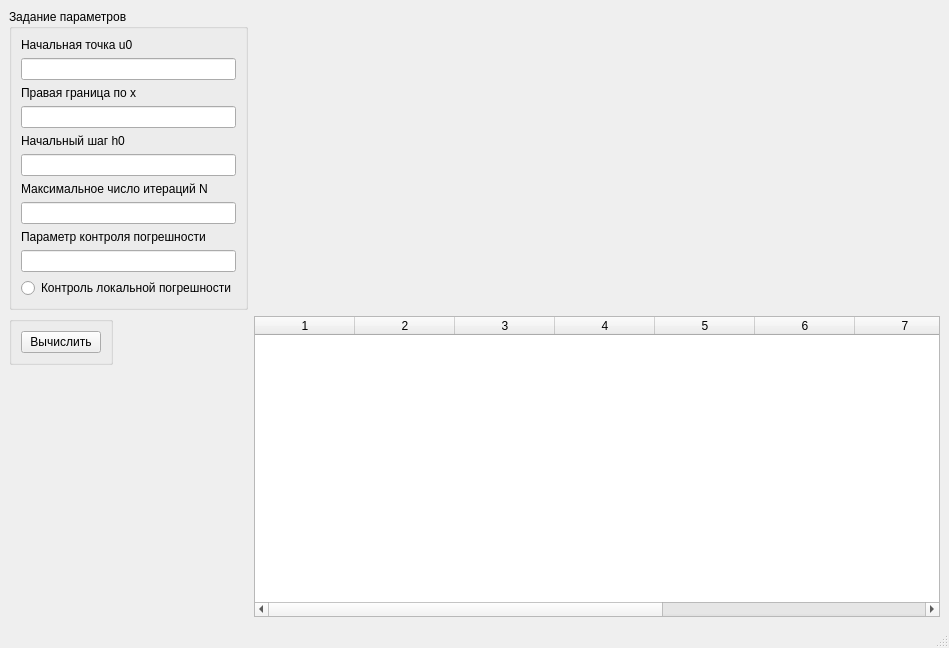
<?xml version="1.0" encoding="UTF-8"?>
<ui version="4.0">
 <class>MainWindow</class>
 <widget class="QMainWindow" name="MainWindow">
  <property name="geometry">
   <rect>
    <x>0</x>
    <y>0</y>
    <width>949</width>
    <height>648</height>
   </rect>
  </property>
  <property name="sizePolicy">
   <sizepolicy hsizetype="Preferred" vsizetype="Preferred">
    <horstretch>0</horstretch>
    <verstretch>0</verstretch>
   </sizepolicy>
  </property>
  <property name="minimumSize">
   <size>
    <width>0</width>
    <height>0</height>
   </size>
  </property>
  <property name="windowTitle">
   <string>MainWindow</string>
  </property>
  <widget class="QWidget" name="centralwidget">
   <layout class="QHBoxLayout" name="horizontalLayout">
    <item>
     <layout class="QVBoxLayout" name="verticalLayout">
      <item>
       <widget class="QGroupBox" name="groupBox">
        <property name="sizePolicy">
         <sizepolicy hsizetype="Fixed" vsizetype="Preferred">
          <horstretch>0</horstretch>
          <verstretch>0</verstretch>
         </sizepolicy>
        </property>
        <property name="title">
         <string>Задание параметров</string>
        </property>
        <layout class="QVBoxLayout" name="verticalLayout_3">
         <item>
          <widget class="QLabel" name="label">
           <property name="text">
            <string>Начальная точка u0</string>
           </property>
          </widget>
         </item>
         <item>
          <widget class="QLineEdit" name="lineEditU0"/>
         </item>
         <item>
          <widget class="QLabel" name="label_2">
           <property name="text">
            <string>Правая граница по x</string>
           </property>
          </widget>
         </item>
         <item>
          <widget class="QLineEdit" name="lineEditXb"/>
         </item>
         <item>
          <widget class="QLabel" name="label_4">
           <property name="text">
            <string>Начальный шаг h0</string>
           </property>
          </widget>
         </item>
         <item>
          <widget class="QLineEdit" name="lineEditH0"/>
         </item>
         <item>
          <widget class="QLabel" name="label_3">
           <property name="text">
            <string>Максимальное число итераций N</string>
           </property>
          </widget>
         </item>
         <item>
          <widget class="QLineEdit" name="lineEditN"/>
         </item>
         <item>
          <widget class="QLabel" name="label_5">
           <property name="text">
            <string>Параметр контроля погрешности</string>
           </property>
          </widget>
         </item>
         <item>
          <widget class="QLineEdit" name="lineEditEPS"/>
         </item>
         <item>
          <widget class="QRadioButton" name="radioButtonCtrlLP">
           <property name="text">
            <string>Контроль локальной погрешности</string>
           </property>
          </widget>
         </item>
        </layout>
       </widget>
      </item>
      <item>
       <widget class="QGroupBox" name="groupBox_2">
        <property name="sizePolicy">
         <sizepolicy hsizetype="Fixed" vsizetype="Preferred">
          <horstretch>0</horstretch>
          <verstretch>0</verstretch>
         </sizepolicy>
        </property>
        <property name="title">
         <string/>
        </property>
        <layout class="QVBoxLayout" name="verticalLayout_4">
         <item>
          <widget class="QPushButton" name="pushButtonRun">
           <property name="sizePolicy">
            <sizepolicy hsizetype="Expanding" vsizetype="Fixed">
             <horstretch>0</horstretch>
             <verstretch>0</verstretch>
            </sizepolicy>
           </property>
           <property name="text">
            <string>Вычислить</string>
           </property>
          </widget>
         </item>
        </layout>
       </widget>
      </item>
      <item>
       <spacer name="verticalSpacer">
        <property name="orientation">
         <enum>Qt::Vertical</enum>
        </property>
        <property name="sizeHint" stdset="0">
         <size>
          <width>20</width>
          <height>40</height>
         </size>
        </property>
       </spacer>
      </item>
     </layout>
    </item>
    <item>
     <layout class="QVBoxLayout" name="verticalLayout_2">
      <property name="sizeConstraint">
       <enum>QLayout::SetDefaultConstraint</enum>
      </property>
      <item>
       <widget class="QCustomPlot" name="graph" native="true">
        <property name="sizePolicy">
         <sizepolicy hsizetype="MinimumExpanding" vsizetype="Expanding">
          <horstretch>0</horstretch>
          <verstretch>0</verstretch>
         </sizepolicy>
        </property>
        <property name="minimumSize">
         <size>
          <width>250</width>
          <height>250</height>
         </size>
        </property>
        <property name="baseSize">
         <size>
          <width>0</width>
          <height>0</height>
         </size>
        </property>
        <property name="autoFillBackground">
         <bool>false</bool>
        </property>
       </widget>
      </item>
      <item>
       <widget class="QTableWidget" name="tableWidget">
        <property name="editTriggers">
         <set>QAbstractItemView::NoEditTriggers</set>
        </property>
        <property name="columnCount">
         <number>10</number>
        </property>
        <column/>
        <column/>
        <column/>
        <column/>
        <column/>
        <column/>
        <column/>
        <column/>
        <column/>
        <column/>
       </widget>
      </item>
     </layout>
    </item>
   </layout>
  </widget>
  <widget class="QStatusBar" name="statusbar"/>
 </widget>
 <customwidgets>
  <customwidget>
   <class>QCustomPlot</class>
   <extends>QWidget</extends>
   <header>qcustomplot.h</header>
   <container>1</container>
  </customwidget>
 </customwidgets>
 <resources/>
 <connections/>
</ui>
